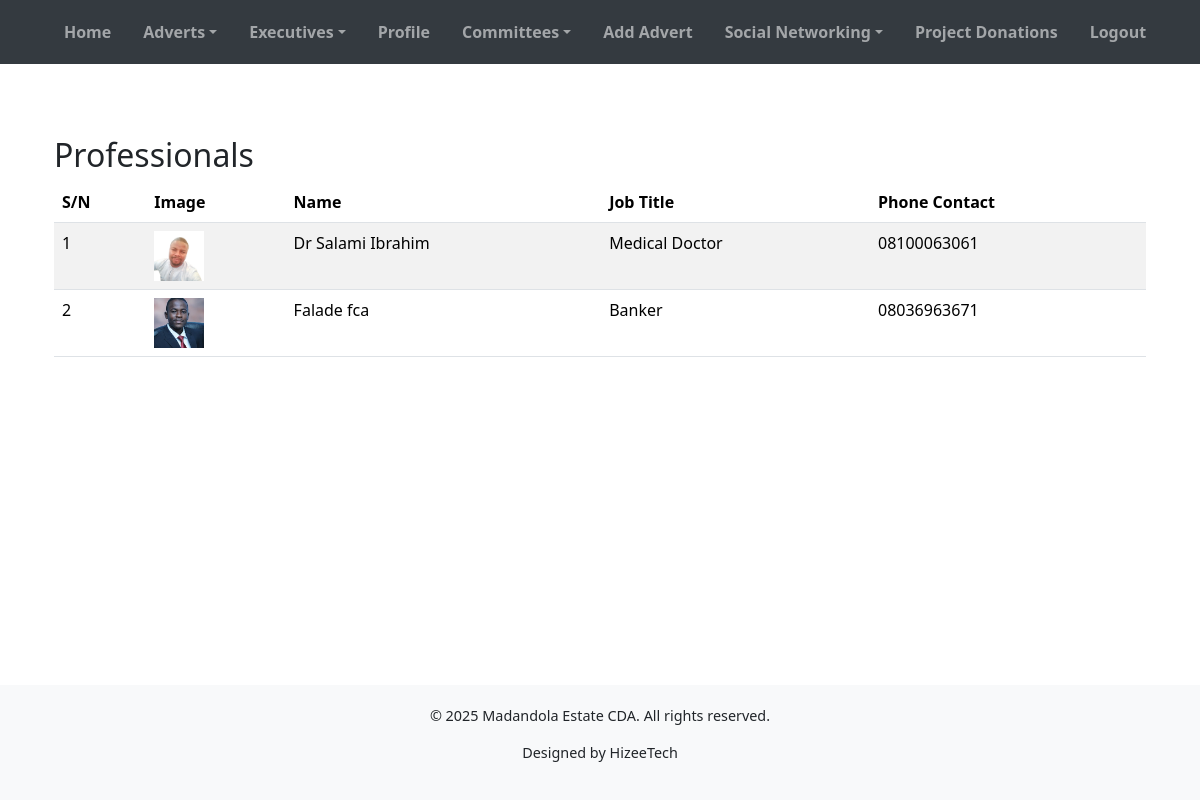
/professionals/ (signed in), run on the app's committed database.
### cda_app/models.py (models this page shows, shortened)
class Professional(models.Model):
    image = models.ImageField(upload_to='professionals/', blank=True, null=True)
    name = models.CharField(max_length=100)
    job_title = models.CharField(max_length=100)
    phone_number = models.CharField(max_length=20, blank=True, null=True)

### cda_app/views.py (the view)
# urls.py: path('professionals/', views.professionals_list, name='professionals_list'),
@login_required
def professionals_list(request):
    professionals = Professional.objects.all()
    return render(request, 'professionals_list.html', {'professionals': professionals})

### cda_app/context_processors.py (called while the page is built)
def committees(request):
    return {'committees': Committee.objects.all()}

def admin_counts(request):
    if request.user.is_authenticated and request.user.is_staff:
        return {
            'pending_users_count': User.objects.filter(is_active=False).count(),
            'pending_adverts_count': AdvertItem.objects.filter(is_approved=False).count(),
            'total_users_count': User.objects.count(),
        }
    return {}

### templates/professionals_list.html
{% extends 'base.html' %}
{% block content %}
<div class="container mt-5">
    <h2>Professionals</h2>
    <table class="table table-striped">
        <thead>
            <tr>
                <th>S/N</th>
                <th>Image</th>
                <th>Name</th>
                <th>Job Title</th>
                <th>Phone Contact</th>
            </tr>
        </thead>
        <tbody>
            {% for professional in professionals %}
            <tr>
                <td>{{ forloop.counter }}</td>
                <td>
                    {% if professional.image %}
                        <img src="{{ professional.image.url }}" alt="{{ professional.name }}" style="width: 50px; height: 50px; object-fit: cover;">
                    {% else %}
                        No Image
                    {% endif %}
                </td>
                <td>{{ professional.name }}</td>
                <td>{{ professional.job_title }}</td>
                <td>{{ professional.phone_number }}</td>
            </tr>
            {% empty %}
            <tr>
                <td colspan="5">No professionals found.</td>
            </tr>
            {% endfor %}
        </tbody>
    </table>
</div>
{% endblock %}

### data on the page
Professional: image (picture), name "Dr Salami Ibrahim", job_title "Medical Doctor", phone_number "08100063061"
Professional: image (picture), name "Falade fca", job_title "Banker", phone_number "08036963671"
